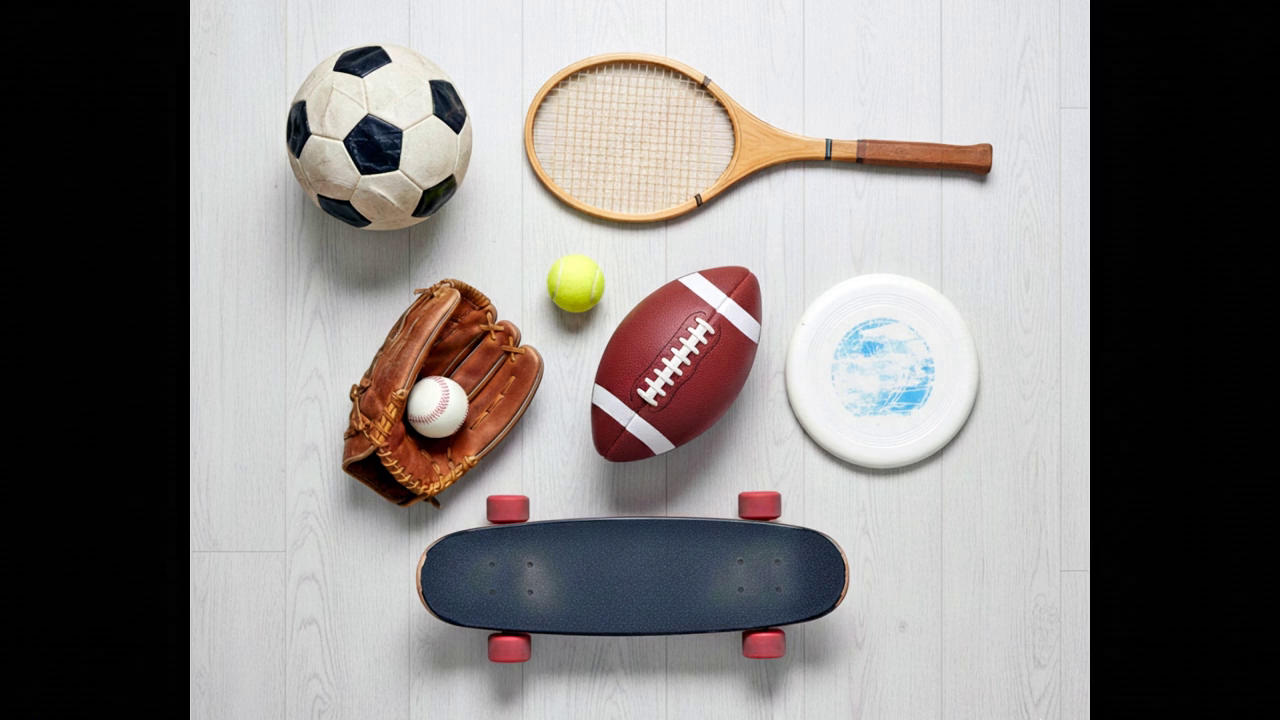
#> input picture frame 0 of sample_images/sample_video_objects.mp4, 1280 x 720 px, given in place of chinatown-nyc-optimized-v2.mp4, which was not available
$ python extract_grid_frame.py
#> lines starting #> are read from the running program, lines starting #| are printed output that depends on the picture; after the words box and inside, x2 and y2 are one past the last pixel; in counts of white or black regions, pixels touching at a corner belong together; pictures that were not available may be replaced by others from this repository, and a replacement may not be noted
"""
Extract a frame from video and overlay a percentage grid for ROI configuration
Author: Gary Stafford
Date: December 2025
"""

import cv2
import numpy as np

# Configuration
VIDEO_PATH = "chinatown-nyc-optimized-v2.mp4"
OUTPUT_PATH = "grid_reference_frame.jpg"
FRAME_NUMBER = 0  # Which frame to extract (0 = first frame)
GRID_SPACING = 0.05  # 5% increments (0.05 = 5%)

# Open video
cap = cv2.VideoCapture(VIDEO_PATH)

# Set to desired frame
cap.set(cv2.CAP_PROP_POS_FRAMES, FRAME_NUMBER)

# Read frame
ret, frame = cap.read()
#> frame is the input picture: shape (720, 1280, 3); mean B, G, R 127.5, 128.7, 132.8
cap.release()

if not ret:
    print(f"Error: Could not read frame {FRAME_NUMBER} from {VIDEO_PATH}")
    exit(1)

height, width = frame.shape[:2]
#> height = 720; width = 1280
print(f"Frame size: {width}x{height}")
#| Frame size: 1280x720

# Create a copy to draw on
grid_frame = frame.copy()

# Grid color (bright cyan for visibility)
grid_color = (255, 255, 0)  # Cyan in BGR
text_color = (0, 255, 255)  # Yellow in BGR
grid_thickness = 2
text_thickness = 1
font = cv2.FONT_HERSHEY_SIMPLEX
font_scale = 0.6

# Draw vertical lines (x-axis)
x = 0.0
while x <= 1.0:
    x_pixel = int(x * width)
    cv2.line(grid_frame, (x_pixel, 0), (x_pixel, height), grid_color, grid_thickness)

    # Add label at top and bottom
    label = f"{x:.2f}"
    text_size = cv2.getTextSize(label, font, font_scale, text_thickness)[0]

    # Top label
    cv2.putText(
        grid_frame,
        label,
        (x_pixel - text_size[0] // 2, 30),
        font,
        font_scale,
        text_color,
        text_thickness,
        cv2.LINE_AA,
    )

    # Bottom label
    cv2.putText(
        grid_frame,
        label,
        (x_pixel - text_size[0] // 2, height - 10),
        font,
        font_scale,
        text_color,
        text_thickness,
        cv2.LINE_AA,
    )

    x += GRID_SPACING
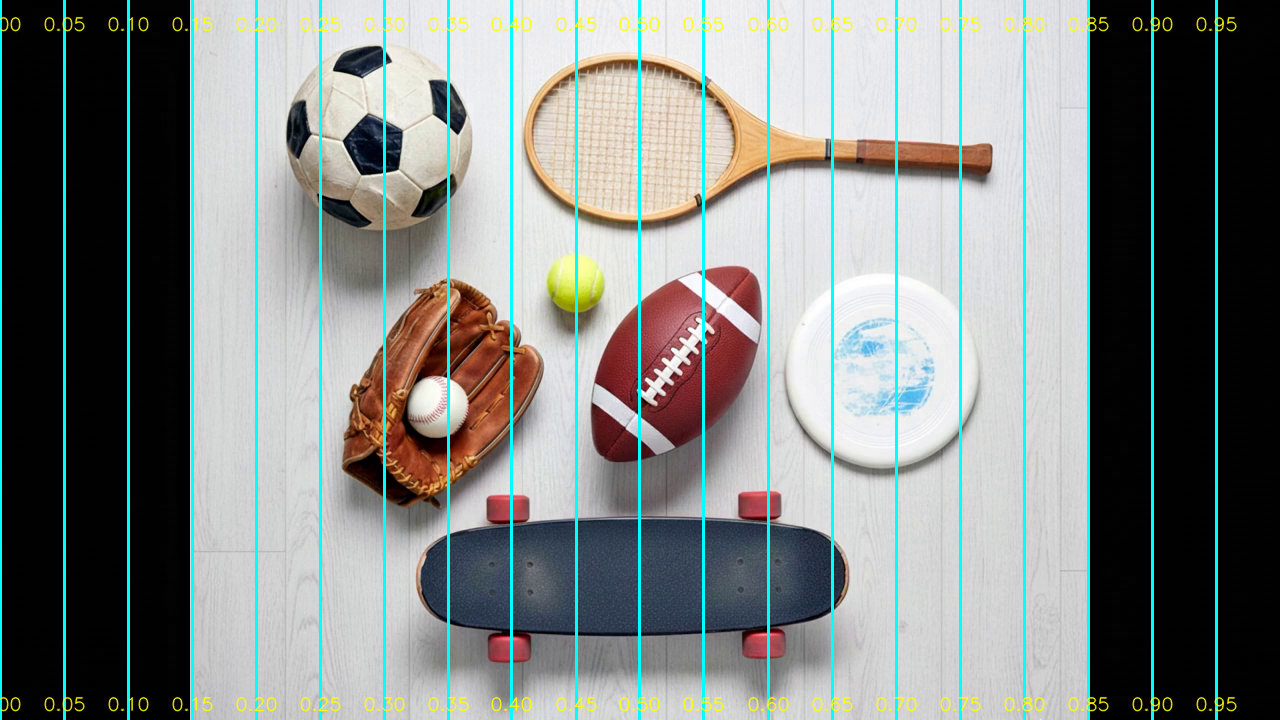
#> grid_frame: shape (720, 1280, 3); 5.83% of pixels changed, all inside (x1, y1, x2, y2) = (0, 0, 1237, 720)
#> after the loop, x = 1

# Draw horizontal lines (y-axis)
y = 0.0
while y <= 1.0:
    y_pixel = int(y * height)
    cv2.line(grid_frame, (0, y_pixel), (width, y_pixel), grid_color, grid_thickness)

    # Add label on left and right
    label = f"{y:.2f}"
    text_size = cv2.getTextSize(label, font, font_scale, text_thickness)[0]

    # Left label
    cv2.putText(
        grid_frame,
        label,
        (10, y_pixel + text_size[1] // 2),
        font,
        font_scale,
        text_color,
        text_thickness,
        cv2.LINE_AA,
    )

    # Right label
    cv2.putText(
        grid_frame,
        label,
        (width - text_size[0] - 10, y_pixel + text_size[1] // 2),
        font,
        font_scale,
        text_color,
        text_thickness,
        cv2.LINE_AA,
    )

    y += GRID_SPACING
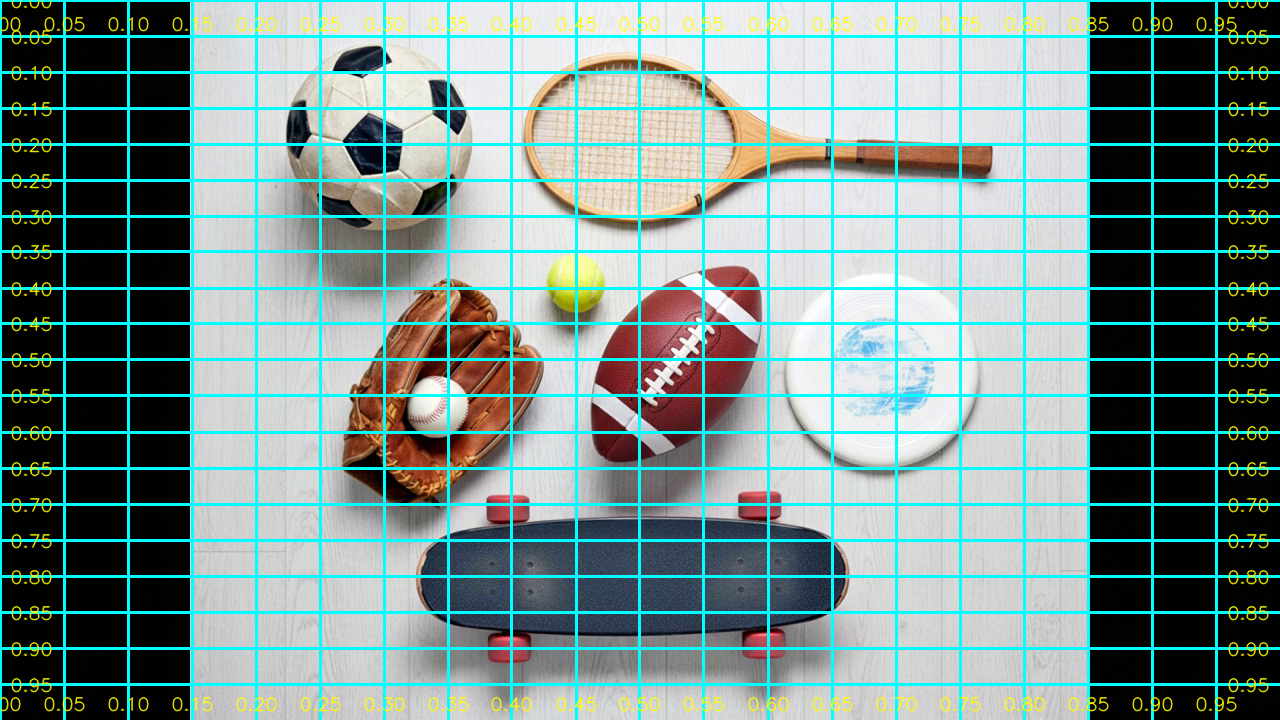
#> grid_frame: shape (720, 1280, 3); 8.9% of pixels changed, all inside (x1, y1, x2, y2) = (2, 0, 1280, 693)
#> after the loop, y = 1

# Highlight the edges with thicker lines
cv2.rectangle(grid_frame, (0, 0), (width - 1, height - 1), (0, 0, 255), 4)
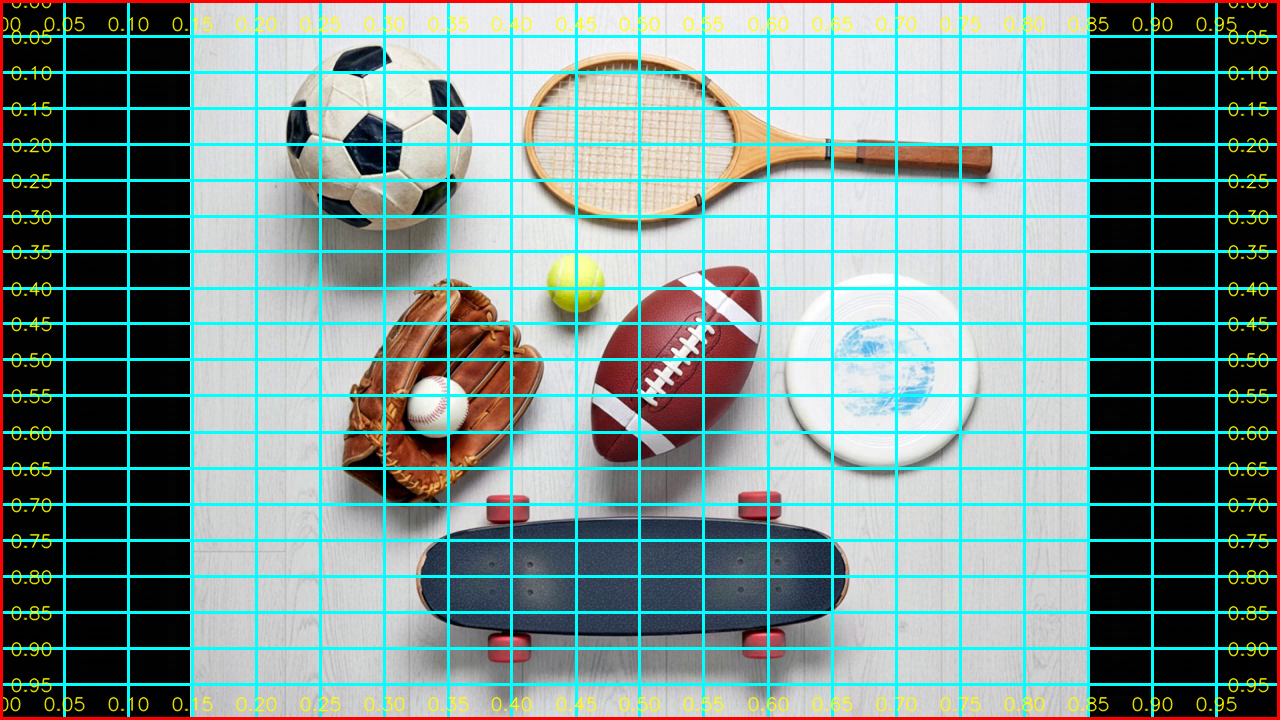
#> grid_frame: shape (720, 1280, 3); 1.3% of pixels changed, all inside (x1, y1, x2, y2) = (0, 0, 1280, 720)

# Save the result
cv2.imwrite(OUTPUT_PATH, grid_frame)

print(f"\nGrid reference frame saved to: {OUTPUT_PATH}")
print(
    f"Grid spacing: {GRID_SPACING * 100}% ({int(GRID_SPACING * width)}px horizontal, {int(GRID_SPACING * height)}px vertical)"
)
#| Grid spacing: 5.0% (64px horizontal, 36px vertical)
print(f"\nUse this image to determine your ROI_POLYGON coordinates.")
print(f"Example: Point at x=0.20, y=0.40 means 20% from left, 40% from top")
